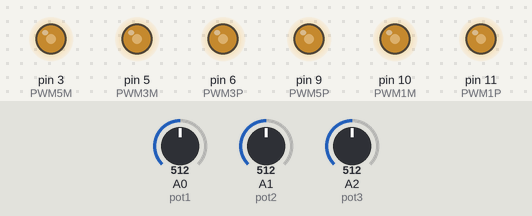
A sketch run on a simulated Arduino Uno, built with avr-gcc and run on an emulated ATmega328P. On the bench: output pins drawn as LEDs (lit = HIGH). Inputs (shaded band) come from the test bench; at power-on: A0 (pot1) = 512, A1 (pot2) = 512, A2 (pot3) = 512.

Above: at 1.2 s.
1.3 s: A0 (pot1) set to 716
At 1.6 s:
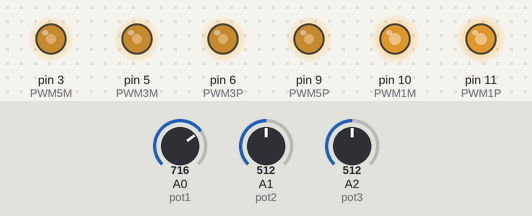
2.8 s: A1 (pot2) set to 716
At 3.9 s:
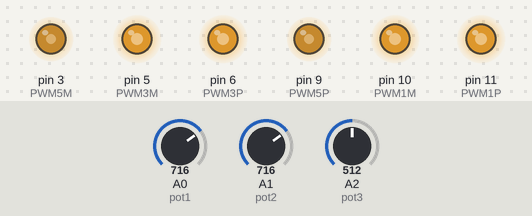
4.3 s: A2 (pot3) set to 716
At 5.0 s:
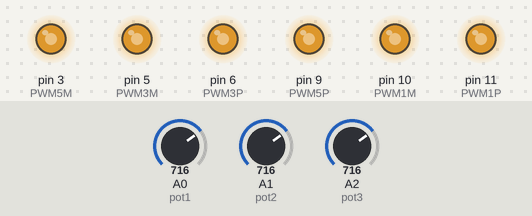
5.8 s: A0 (pot1) set to 900
At 6.2 s:
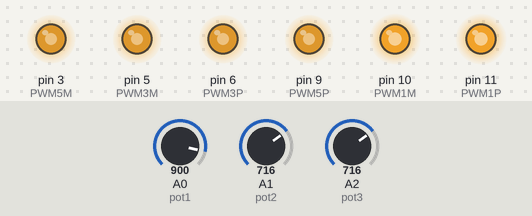
7.3 s: A1 (pot2) set to 900
At 8.5 s:
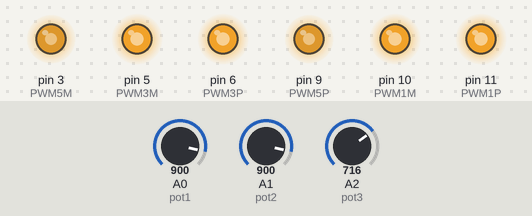
8.8 s: A2 (pot3) set to 900
At 9.7 s:
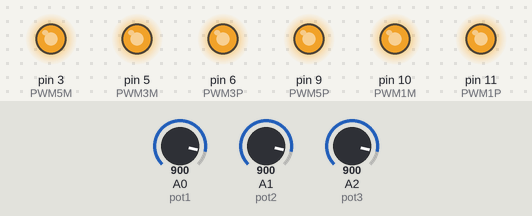
Timing chart, 0 to 11.3 s (numbered marks = the images above; inputs shaded):
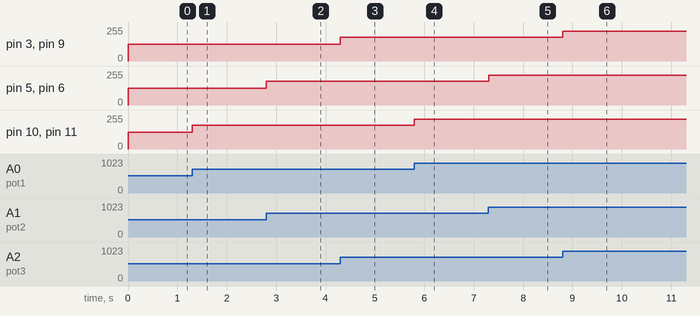

The sketch:

juegoDeSenalesV2.ino
```cpp
int PWM1P = 11; //Esta ligado al PIN 1 del conector de la placa.
int PWM1M = 10; //Esta ligado al PIN 9 del conector de la placa.
int PWM5P = 9;  //Esta ligado al PIN 4 del conector de la placa.
int PWM5M = 3;  //Esta ligado al PIN 12 del conector de la placa.
int PWM3P = 6;  //Esta ligado al PIN 6 del conector de la placa.
int PWM3M = 5;  //Esta ligado al PIN 13 del conector de la placa.
int pot1  = A0; //potencionemtro de 100K regula procentaje activo de PWM1
int pot2  = A1; //potencionemtro de 100K regula procentaje activo de PWM3
int pot3  = A2; //potencionemtro de 100K regula procentaje activo de PWM5
int valorPot1;
int valorPot2;
int valorPot3;
int transPot1;
int transPot2;
int transPot3;

void setup() {
  pinMode (PWM1P,  OUTPUT);
  pinMode (PWM3P,  OUTPUT);
  pinMode (PWM5P,  OUTPUT);
  pinMode (PWM1M,  OUTPUT);
  pinMode (PWM3M,  OUTPUT);
  pinMode (PWM5M,  OUTPUT);
}

void loop() {
  lecturas();
  senalesParte1();
}

void lecturas(){
  valorPot1 = analogRead  (pot1);
  valorPot2 = analogRead  (pot2);
  valorPot3 = analogRead  (pot3);
  transPot1 = map(valorPot1, 0, 1023, 0, 255);
  transPot2 = map(valorPot2, 0, 1023, 0, 255);
  transPot3 = map(valorPot3, 0, 1023, 0, 255);
}

void senalesParte1(){
  analogWrite (PWM1P, transPot1);
  analogWrite (PWM3P, transPot2);
  analogWrite (PWM5P, transPot3);
  analogWrite (PWM1M, transPot1);
  analogWrite (PWM3M, transPot2);
  analogWrite (PWM5M, transPot3);
}
```

Measured:
- after the input at 1.3 s, pin 10 (PWM1M), pin 11 (PWM1P): 127/255 → 178/255 at once
- after the input at 2.8 s, pin 5 (PWM3M), pin 6 (PWM3P): 127/255 → 178/255 at once
- after the input at 4.3 s, pin 3 (PWM5M), pin 9 (PWM5P): 127/255 → 178/255 at once
- after the input at 5.8 s, pin 10 (PWM1M), pin 11 (PWM1P): 178/255 → 224/255 at once
- after the input at 7.3 s, pin 5 (PWM3M), pin 6 (PWM3P): 178/255 → 224/255 at once
- after the input at 8.8 s, pin 3 (PWM5M), pin 9 (PWM5P): 178/255 → 224/255 at once
